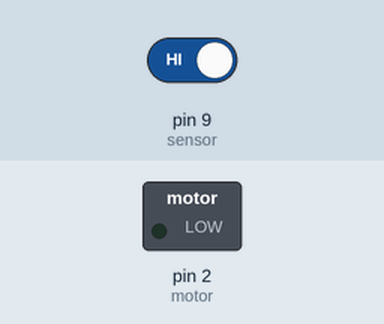
Simulated run of this sketch. Board: Arduino Uno, built with avr-gcc and run on an emulated ATmega328P. On the bench: switched loads named in the sketch (green lamp = pin HIGH). The test bench sets the inputs (shaded band); at power-on: pin 9 (sensor) HIGH.

Above: at 1.4 s.
1.5 s: pin 9 (sensor) driven LOW
At 2.5 s:
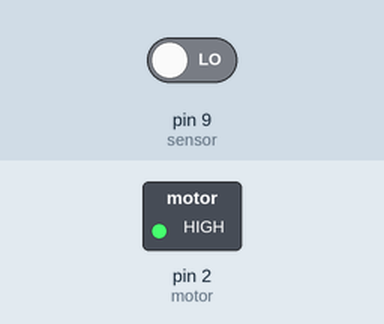
3.0 s: pin 9 (sensor) driven HIGH
At 3.6 s:
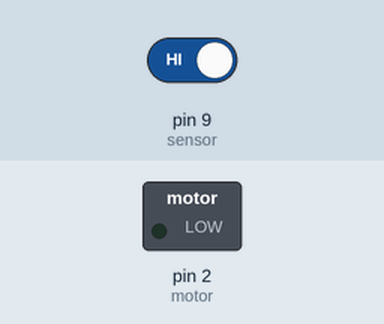
Timing chart, 0 to 6.0 s (numbered marks = the images above; inputs shaded):
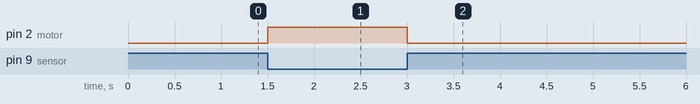

Measured:
- after the input at 1.5 s, pin 2 (motor): LOW → HIGH at once
- after the input at 3.0 s, pin 2 (motor): HIGH → LOW at once

The sketch:

kran.ino
```cpp
#define sensor 9
#define motor 2
void setup() {
   pinMode(sensor,INPUT); //sensor
   pinMode(motor, OUTPUT);
   digitalWrite(motor, LOW);
}

void loop() {

   if(digitalRead(sensor)==0)
  {
    digitalWrite(motor, HIGH);
  }
  else
  {
    digitalWrite(motor, LOW);
  }
  delay(300);
}
```
